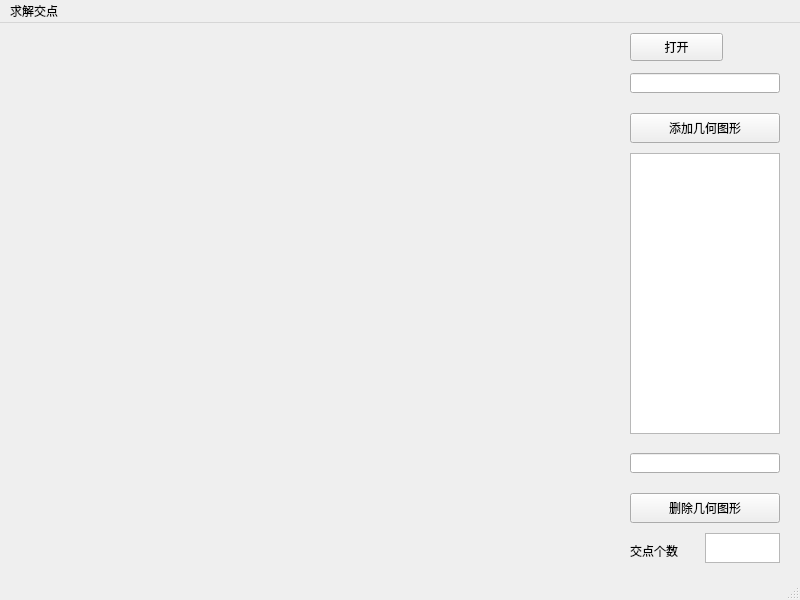
<?xml version="1.0" encoding="UTF-8"?>
<ui version="4.0">
 <class>MainWindow</class>
 <widget class="QMainWindow" name="MainWindow">
  <property name="geometry">
   <rect>
    <x>0</x>
    <y>0</y>
    <width>800</width>
    <height>600</height>
   </rect>
  </property>
  <property name="windowTitle">
   <string>MainWindow</string>
  </property>
  <widget class="QWidget" name="centralwidget">
   <widget class="QPushButton" name="addGraph">
    <property name="geometry">
     <rect>
      <x>630</x>
      <y>90</y>
      <width>150</width>
      <height>30</height>
     </rect>
    </property>
    <property name="acceptDrops">
     <bool>false</bool>
    </property>
    <property name="text">
     <string>添加几何图形</string>
    </property>
   </widget>
   <widget class="QPushButton" name="delGraph">
    <property name="geometry">
     <rect>
      <x>630</x>
      <y>470</y>
      <width>150</width>
      <height>30</height>
     </rect>
    </property>
    <property name="text">
     <string>删除几何图形</string>
    </property>
   </widget>
   <widget class="QLineEdit" name="addText">
    <property name="geometry">
     <rect>
      <x>630</x>
      <y>50</y>
      <width>150</width>
      <height>20</height>
     </rect>
    </property>
   </widget>
   <widget class="QLineEdit" name="delText">
    <property name="geometry">
     <rect>
      <x>630</x>
      <y>430</y>
      <width>150</width>
      <height>20</height>
     </rect>
    </property>
   </widget>
   <widget class="QLabel" name="label">
    <property name="geometry">
     <rect>
      <x>630</x>
      <y>520</y>
      <width>60</width>
      <height>16</height>
     </rect>
    </property>
    <property name="text">
     <string>交点个数</string>
    </property>
   </widget>
   <widget class="QTextBrowser" name="intersect">
    <property name="geometry">
     <rect>
      <x>705</x>
      <y>510</y>
      <width>75</width>
      <height>30</height>
     </rect>
    </property>
   </widget>
   <widget class="QListView" name="list">
    <property name="geometry">
     <rect>
      <x>630</x>
      <y>130</y>
      <width>150</width>
      <height>281</height>
     </rect>
    </property>
   </widget>
   <widget class="QPushButton" name="openFile">
    <property name="geometry">
     <rect>
      <x>630</x>
      <y>10</y>
      <width>93</width>
      <height>28</height>
     </rect>
    </property>
    <property name="text">
     <string>打开</string>
    </property>
   </widget>
  </widget>
  <widget class="QMenuBar" name="menubar">
   <property name="geometry">
    <rect>
     <x>0</x>
     <y>0</y>
     <width>800</width>
     <height>26</height>
    </rect>
   </property>
   <widget class="QMenu" name="menu">
    <property name="title">
     <string>求解交点</string>
    </property>
   </widget>
   <addaction name="menu"/>
  </widget>
  <widget class="QStatusBar" name="statusbar"/>
 </widget>
 <resources/>
 <connections/>
</ui>
